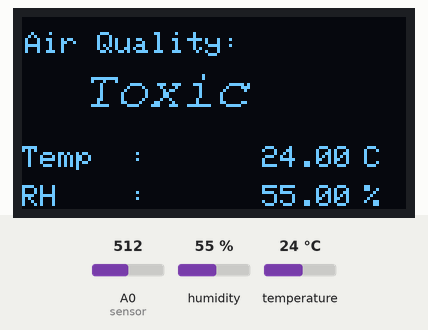
A sketch run on a simulated Arduino Uno, built with avr-gcc and run on an emulated ATmega328P. On the bench: 128×64 one-colour display. The test bench sets the inputs (shaded band); at power-on: A0 (sensor) = 512, humidity 55 %, temperature 24 °C. What the sketch prints to the serial monitor is not drawn.

Above: at 3.4 s.
3.5 s: A0 (sensor) set to 363
6.2 s: A0 (sensor) set to 333
At 7.1 s:
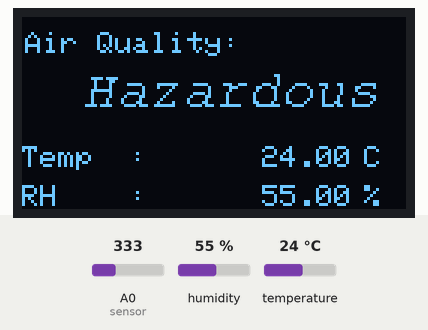
8.9 s: A0 (sensor) set to 215
At 11.7 s:
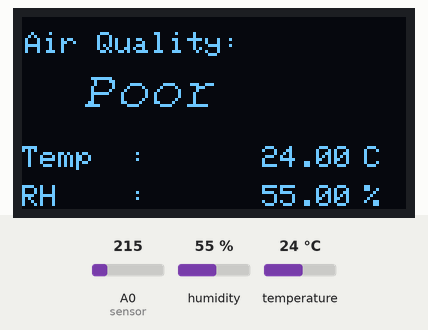
12.0 s: A0 (sensor) set to 235
At 13.1 s:
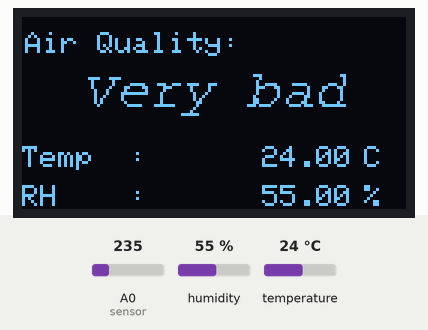
14.7 s: A0 (sensor) set to 171
At 17.9 s:
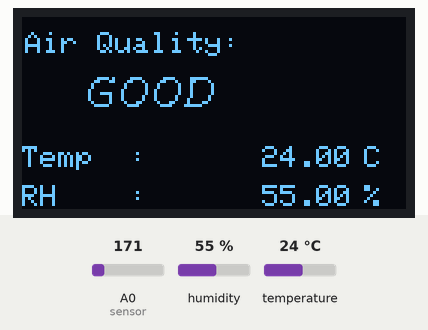
18.2 s: humidity set to 22 %
At 19.2 s:
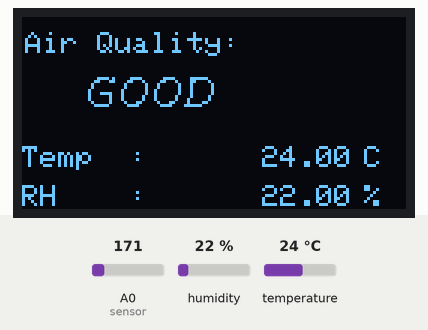
Timing chart, 0 to 21.2 s (numbered marks = the images above; inputs shaded):
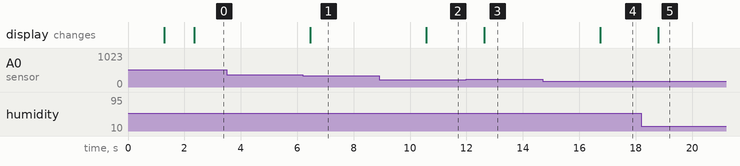

The sketch:

air_quality_index.ino
```cpp
#include <SPI.h>
#include <Wire.h>
#include <Adafruit_GFX.h>
#include <Adafruit_SSD1306.h>
#include <Fonts/FreeSans9pt7b.h>
#include <Fonts/FreeMonoOblique9pt7b.h>
#include <DHT.h>

#define SCREEN_WIDTH 128
#define SCREEN_HEIGHT 64
#define OLED_RESET     4
Adafruit_SSD1306 display(SCREEN_WIDTH, SCREEN_HEIGHT, &Wire, OLED_RESET);

#define sensor    A0
#define DHTPIN    2
#define DHTTYPE   DHT11

int gasLevel = 0;
String quality = "";
float lastTemp = 0;   // NEW: store temp globally
float lastHum  = 0;   // NEW: store humidity globally

DHT dht(DHTPIN, DHTTYPE);

void sendSensor()
{
  float h = dht.readHumidity();
  float t = dht.readTemperature();

  if (isnan(h) || isnan(t)) {
    Serial.println("ERROR: Failed to read from DHT sensor!");
    return;
  }

  // NEW: save to global variables so loop() can log them
  lastTemp = t;
  lastHum  = h;

  display.setTextColor(WHITE);
  display.setTextSize(1);
  display.setFont();
  display.setCursor(0, 43);
  display.println("Temp  :");
  display.setCursor(80, 43);
  display.println(t);
  display.setCursor(114, 43);
  display.println("C");
  display.setCursor(0, 56);
  display.println("RH    :");
  display.setCursor(80, 56);
  display.println(h);
  display.setCursor(114, 56);
  display.println("%");
}

void air_sensor()
{
  gasLevel = analogRead(sensor);

  if (gasLevel < 181) {
    quality = "GOOD";
  } else if (gasLevel > 181 && gasLevel < 225) {
    quality = "Poor";
  } else if (gasLevel > 225 && gasLevel < 300) {
    quality = "Very bad";
  } else if (gasLevel > 300 && gasLevel < 350) {
    quality = "Hazardous";
  } else {
    quality = "Toxic";
  }

  display.setTextColor(WHITE);
  display.setTextSize(1);
  display.setCursor(1, 5);
  display.setFont();
  display.println("Air Quality:");
  display.setTextSize(1);
  display.setCursor(20, 23);
  display.setFont(&FreeMonoOblique9pt7b);
  display.println(quality);
}

// NEW: prints CSV header once at startup
void printCSVHeader() {
  Serial.println("millis,temperature_C,humidity_pct,gas_level,quality");
}

// NEW: logs one row of sensor data
void logData() {
  if (lastTemp == 0 && lastHum == 0) return; // skip if DHT hasn't read yet

  Serial.print(millis());
  Serial.print(",");
  Serial.print(lastTemp);
  Serial.print(",");
  Serial.print(lastHum);
  Serial.print(",");
  Serial.print(gasLevel);
  Serial.print(",");
  Serial.println(quality);
}

void setup() {
  Serial.begin(9600);
  pinMode(sensor, INPUT);
  dht.begin();

  if (!display.begin(SSD1306_SWITCHCAPVCC, 0x3c)) {
    Serial.println(F("SSD1306 allocation failed"));
  }

  display.clearDisplay();
  display.setTextColor(WHITE);
  display.setTextSize(2);
  display.setCursor(50, 0);
  display.println("Air");
  display.setTextSize(1);
  display.setCursor(23, 20);
  display.println("Qulaity monitor");
  display.display();
  delay(1200);
  display.clearDisplay();

  display.setTextSize(2);
  display.setCursor(20, 20);
  display.println("BY Abid");
  display.display();
  delay(1000);
  display.clearDisplay();

  printCSVHeader(); // NEW: print header before any data rows.......
}

void loop() {
  display.clearDisplay();
  air_sensor();
  sendSensor();
  display.display();

  logData();        // NEW: send one CSV row to PC
  delay(2000);      // NEW: wait 2 seconds between readings
}
```

Measured:
- the behaviour switches between 350 and 349 on A0 (sensor) (found by bisection; images 0 and 1)
- after the input at 3.5 s, every drawn part: stays the same
- after the input at 6.2 s, the display: changes after 0.26 s (image 1)
- after the input at 8.9 s, the display: changes after 1.7 s (image 2)
- after the input at 12.0 s, the display: changes after 0.63 s (image 3)
- after the input at 14.7 s, the display: changes after 2.0 s (image 4)
- after the input at 18.2 s, the display: changes after 0.60 s (image 5)
